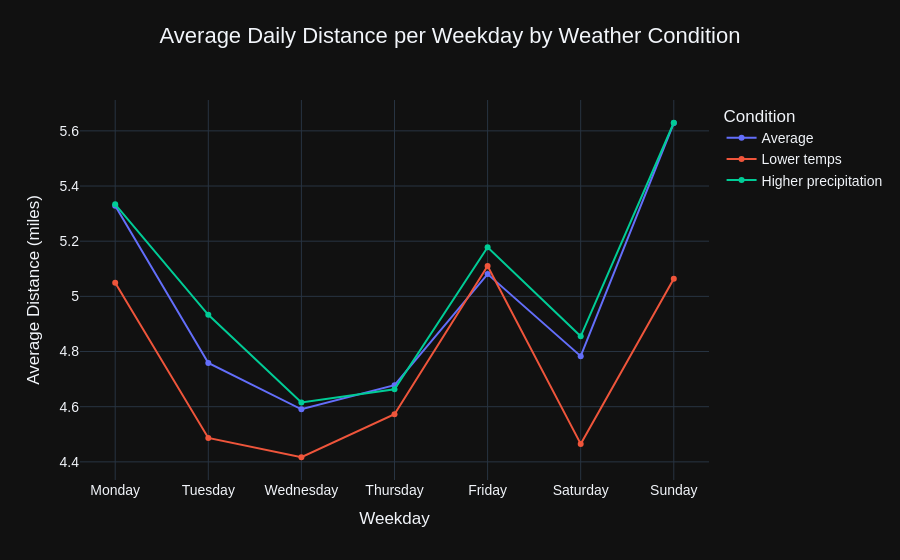

Notebook cell for this chart:
### Markdown cell above
### Results

### Code cell
import plotly.express as px

chart = (
    px.line(
        pl.concat([
            avg_week_distance,
            avg_week_distance_lower_temps,
            avg_week_distance_higher_precipitation
        ]),
        x="weekday",
        y="avg_daily_distance",
        color="source",
        markers=True,
        title="Average Daily Distance per Weekday by Weather Condition"
    )
)

chart.update_layout(
    title={
        'text': "Average Daily Distance per Weekday by Weather Condition",
        'y':0.95,
        'x':0.5,
        'xanchor': 'center',
        'yanchor': 'top',
        'font': dict(size=22)
    },
    xaxis_title="Weekday",
    yaxis_title="Average Distance (miles)",
    legend_title_text="Condition",
    font=dict(
        family="Arial",
        size=14
    ),
)

chart.show()

### Figure 1 — Plotly figure (JSON) as saved in the notebook; plotly's stock layout.template omitted (floating-point values rounded to 4 significant figures)
{"data": [{"hovertemplate": "source=Average<br>weekday=%{x}<br>avg_daily_distance=%{y}<extra></extra>", "legendgroup": "Average", "line": {"color": "#636efa", "dash": "solid"}, "marker": {"symbol": "circle"}, "mode": "lines+markers", "name": "Average", "orientation": "v", "showlegend": true, "x": ["Monday", "Tuesday", "Wednesday", "Thursday", "Friday", "Saturday", "Sunday"], "xaxis": "x", "y": [5.329, 4.759, 4.591, 4.678, 5.081, 4.783, 5.628], "yaxis": "y", "type": "scatter"}, {"hovertemplate": "source=Lower temps<br>weekday=%{x}<br>avg_daily_distance=%{y}<extra></extra>", "legendgroup": "Lower temps", "line": {"color": "#EF553B", "dash": "solid"}, "marker": {"symbol": "circle"}, "mode": "lines+markers", "name": "Lower temps", "orientation": "v", "showlegend": true, "x": ["Monday", "Tuesday", "Wednesday", "Thursday", "Friday", "Saturday", "Sunday"], "xaxis": "x", "y": [5.049, 4.487, 4.417, 4.573, 5.11, 4.465, 5.064], "yaxis": "y", "type": "scatter"}, {"hovertemplate": "source=Higher precipitation<br>weekday=%{x}<br>avg_daily_distance=%{y}<extra></extra>", "legendgroup": "Higher precipitation", "line": {"color": "#00cc96", "dash": "solid"}, "marker": {"symbol": "circle"}, "mode": "lines+markers", "name": "Higher precipitation", "orientation": "v", "showlegend": true, "x": ["Monday", "Tuesday", "Wednesday", "Thursday", "Friday", "Saturday", "Sunday"], "xaxis": "x", "y": [5.334, 4.933, 4.615, 4.663, 5.178, 4.855, 5.629], "yaxis": "y", "type": "scatter"}], "layout": {"xaxis": {"anchor": "y", "domain": [0.0, 1.0], "title": {"text": "Weekday"}}, "yaxis": {"anchor": "x", "domain": [0.0, 1.0], "title": {"text": "Average Distance (miles)"}}, "legend": {"title": {"text": "Condition"}, "tracegroupgap": 0}, "title": {"text": "Average Daily Distance per Weekday by Weather Condition", "font": {"size": 22}, "y": 0.95, "x": 0.5, "xanchor": "center", "yanchor": "top"}, "font": {"family": "Arial", "size": 14}}}
